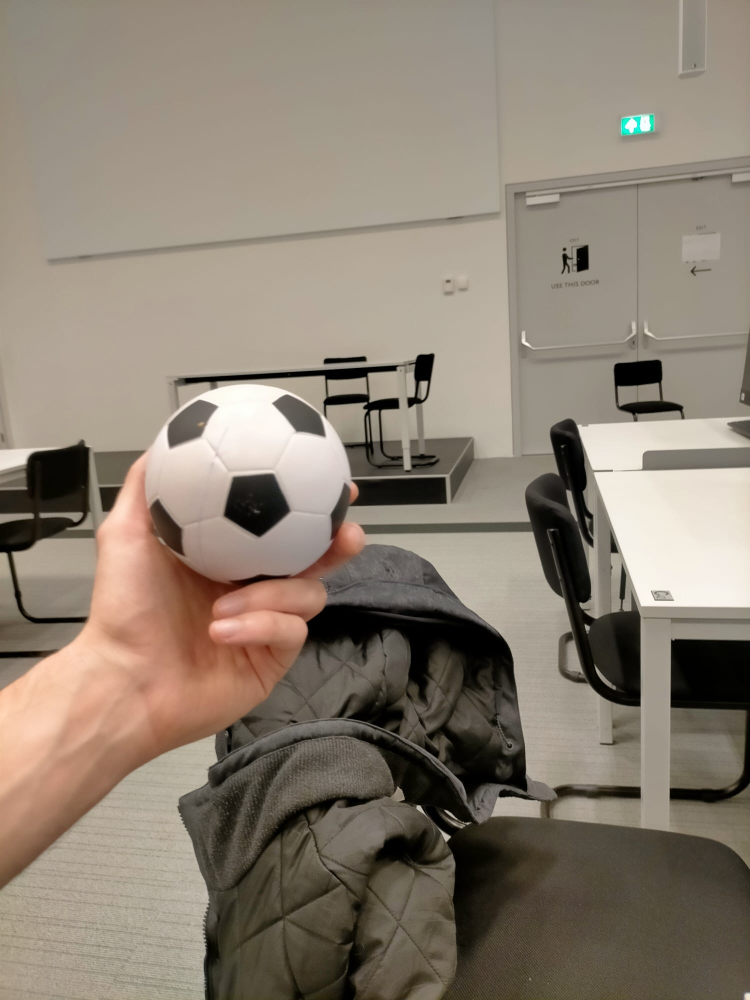
#> input picture coders_logs/Vision/ImagesFromNao/cube_01.jpeg, 1500 x 2000 px, given in place of the camera (shown at 1/2 size)
$ python BallDetection.py
#> lines starting #> are read from the running program, lines starting #| are printed output that depends on the picture; after the words box and inside, x2 and y2 are one past the last pixel; in counts of white or black regions, pixels touching at a corner belong together
# parts of code from https://pyimagesearch.com/2015/09/14/ball-tracking-with-opencv/
# Issue with it is that it only works for green balls
# This script tries to avoid that

# import the necessary packages
from collections import deque
from imutils.video import VideoStream
import numpy as np
import argparse
import cv2
import imutils
import time
import matplotlib.pyplot as plt


# construct the argument parse and parse the arguments
ap = argparse.ArgumentParser()
ap.add_argument("-v", "--video",
	help="path to the (optional) video file")
ap.add_argument("-b", "--buffer", type=int, default=64,
	help="max buffer size")
args = vars(ap.parse_args())

# initialize the list of tracked points
pts = deque(maxlen=args["buffer"])

# if a video path was not supplied, grab the reference to the webcam
if not args.get("video", False):
	vs = VideoStream(src=0).start()
	FPS = vs.stream.get(cv2.CAP_PROP_FPS)
# otherwise, grab a reference to the video file
else:
	vs = cv2.VideoCapture(args["video"])
	FPS = vs.get(cv2.CAP_PROP_FPS)
# allow the camera or video file to warm up
time.sleep(3.0)


def main():
	while True:
		# grab the current frame
		frame = vs.read()
#> frame is the input picture: shape (2000, 1500, 3); mean B, G, R 114.1, 127.8, 139.3
		# handle the frame from VideoCapture or VideoStream
		frame = frame[1] if args.get("video", False) else frame

		# if we are viewing a video and we did not grab a frame,
		# then we have reached the end of the video
		if frame is None:
			break

		# resize the frame, blur it, and convert it to the HSV
		# color space
		frame = imutils.resize(frame, width=600)
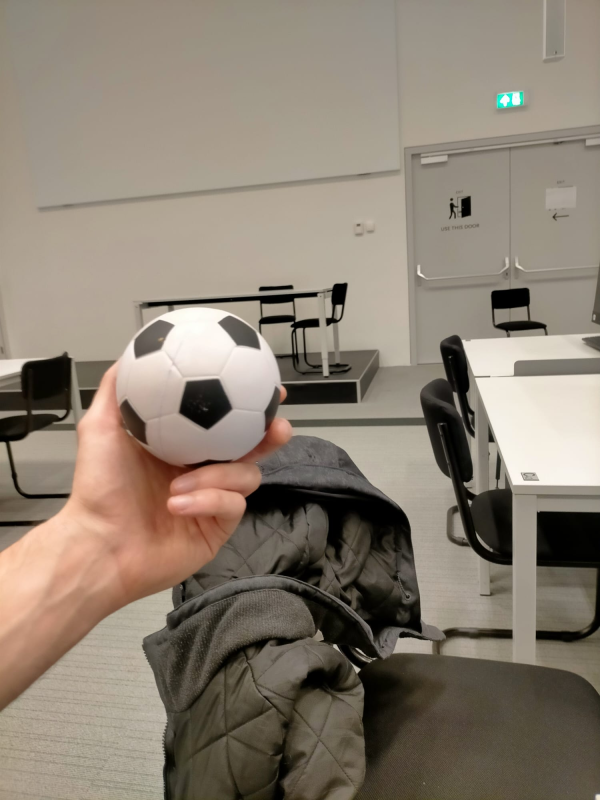
#> frame: shape (800, 600, 3); mean B, G, R 114.1, 127.8, 139.3

		# convert the frame to grayscale
		gray = cv2.cvtColor(frame, cv2.COLOR_BGR2GRAY)
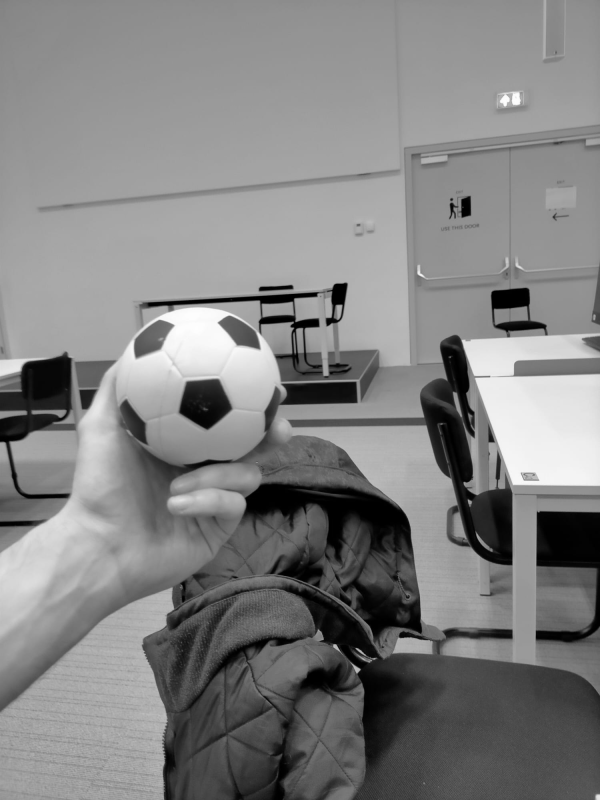
#> gray: shape (800, 600); min 0, max 254, mean 129.7
		# detect circles in the image
		circles = cv2.HoughCircles(gray, cv2.HOUGH_GRADIENT, 1.2, 100)
#> circles = [[198.6, 385.8, 81.72], [287.4, 664.2, 89.64], [58.2, 579, 184], [267, 564.6, 81.48], [420.6, 531, 109.1], [138.6, 678.6, 94.8]]
		# ensure at least some circles were found
		if circles is not None:
			# convert the (x, y) coordinates and radius of the circles to integers
			circles = np.round(circles[0, :]).astype("int")
#> circles = [[199, 386, 82], [287, 664, 90], [58, 579, 184], [267, 565, 81], [421, 531, 109], [139, 679, 95]]
			# loop over the (x, y) coordinates and radius of the circles
			for (x, y, r) in circles:
				center = (x,y)
				pts.appendleft(center)
				# draw the circle in the output image, then draw a rectangle
				# corresponding to the center of the circle
				cv2.circle(frame, (x, y), r, (0, 0, 255), 2)
#> this loop made 6 passes
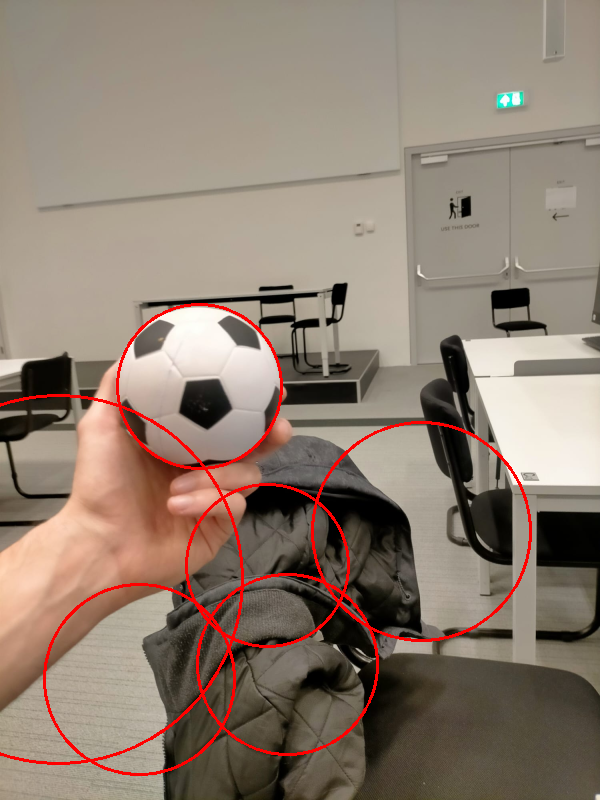
#> frame: shape (800, 600, 3); 2.2% of pixels changed, all inside (x1, y1, x2, y2) = (0, 303, 532, 776)
				#cv2.rectangle(gray, (x - 5, y - 5), (x + 5, y + 5), (0, 128, 255), -1)


		# loop over the set of tracked points
		for i in range(1, len(pts)):
			# if either of the tracked points are None, ignore
			# them
			if pts[i - 1] is None or pts[i] is None:
				continue
			# otherwise, compute the thickness of the line and
			# draw the connecting lines
			thickness = int(np.sqrt(args["buffer"] / float(i + 1)) * 2.5)
			cv2.line(frame, pts[i - 1], pts[i], (0, 0, 255), thickness)
#> this loop made 5 passes
#> thickness on passes 1 to 5: 14, 11, 10, 8, 8
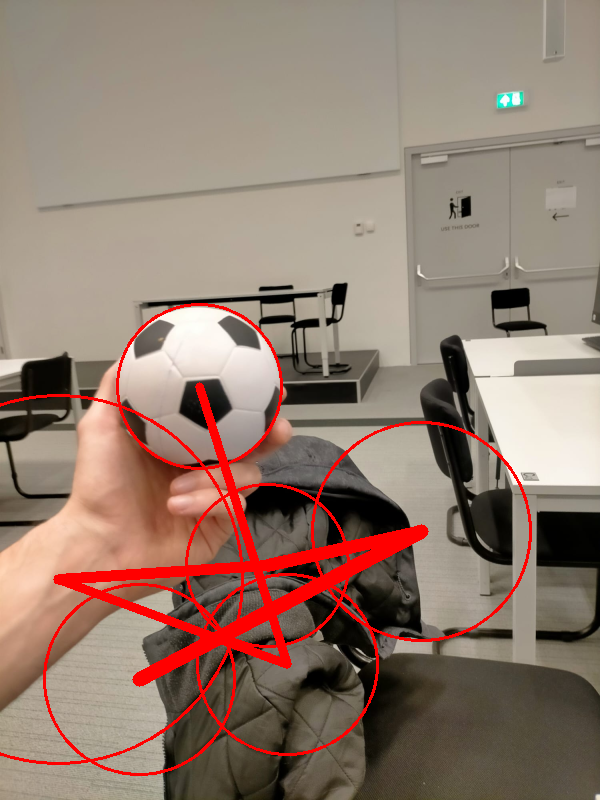
#> frame: shape (800, 600, 3); 2.57% of pixels changed, all inside (x1, y1, x2, y2) = (53, 382, 429, 687)
		# show the frame to our screen
		cv2.imshow(f"FPS: {FPS}, (press 'q' to stop)", frame)
		key = cv2.waitKey(1) & 0xFF
#> (key q is pressed here)
		# if the 'q' key is pressed, stop the loop
		if key == ord("q"):
			break

def exit_gracefully():
	# if we are not using a video file then we tried to open the camera before so we must stop the camera video stream
	if not args.get("video", False):
		vs.stop()
	# otherwise, release the camera
	else:
		vs.release()
	# close all windows
	cv2.destroyAllWindows()


if __name__=="__main__":
	try:
		main()
	except Exception as E:
		print(f"An error occured:")
		print(E)
	finally:
		exit_gracefully()
		print("Program ended")

$ run again, on coders_logs/Vision/ImagesFromNao/cube_02.jpeg
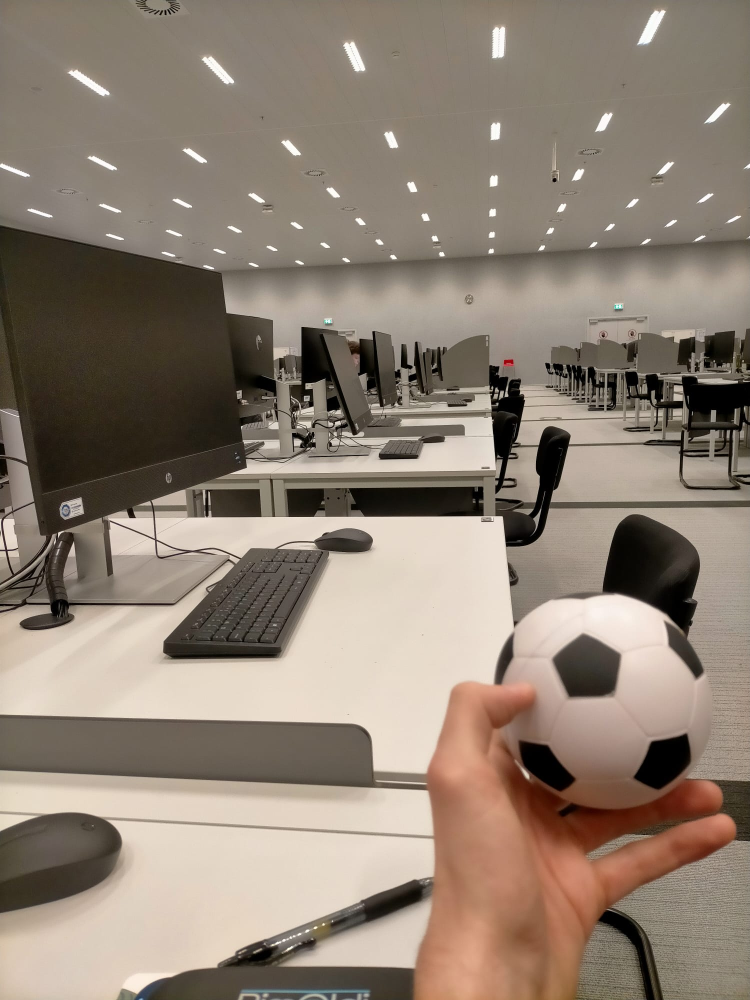
#> input picture coders_logs/Vision/ImagesFromNao/cube_02.jpeg, 1500 x 2000 px, given in place of the camera (shown at 1/2 size)
#> in main, frame is the input picture: shape (2000, 1500, 3); mean B, G, R 115.4, 128.9, 142.8
#> in main, `circles = cv2.HoughCircles(gray, cv2.HOUGH_GRADIENT, 1.2, 100)`: circles = [[469.8, 593.4, 271.9], [240.6, 545.4, 227.8], [132.6, 359.4, 148.3], [141, 473.4, 102.1], [335.4, 258.6, 130.4], [181.8, 264.6, 176.6], [474.6, 384.6, 91.92], [353.4, 431.4, 119], [558.6, 324.6, 36.48]]
#> in main, `circles = np.round(circles[0, :]).astype("int")`: circles = [[470, 593, 272], [241, 545, 228], [133, 359, 148], [141, 473, 102], [335, 259, 130], [182, 265, 177], [475, 385, 92], [353, 431, 119], [559, 325, 36]]
#> the loop in main, `for (x, y, r) in circles:` made 9 passes
#> after the loop in main, `for (x, y, r) in circles:`:
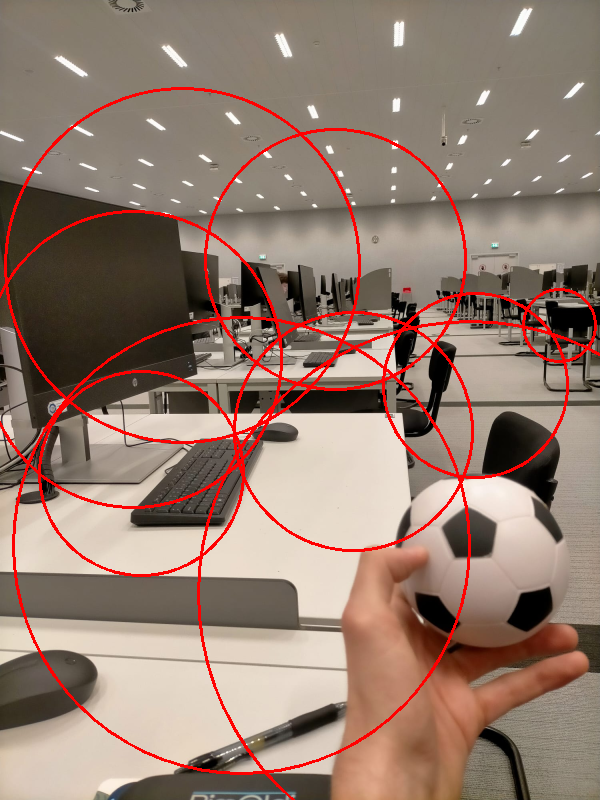
#> frame: shape (800, 600, 3); mean B, G, R 110.9, 123.8, 148.2
#> the loop in main, `for i in range(1, len(pts)):` made 8 passes
#> thickness on passes 1 to 8: 14, 11, 10, 8, 8, 7, 7, 6
#> after the loop in main, `for i in range(1, len(pts)):`:
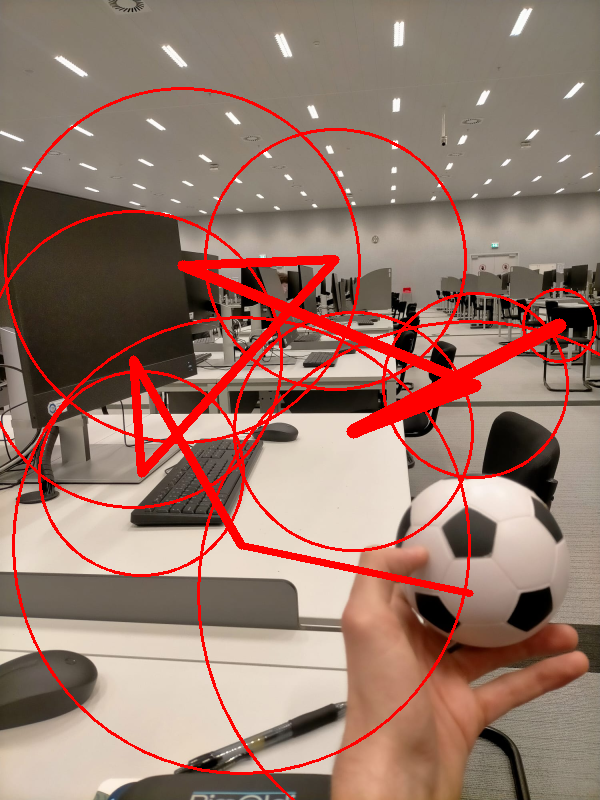
#> frame: shape (800, 600, 3); 3.09% of pixels changed, all inside (x1, y1, x2, y2) = (129, 255, 567, 597)

$ run again, on coders_logs/Vision/ImagesFromNao/cube_03.jpeg
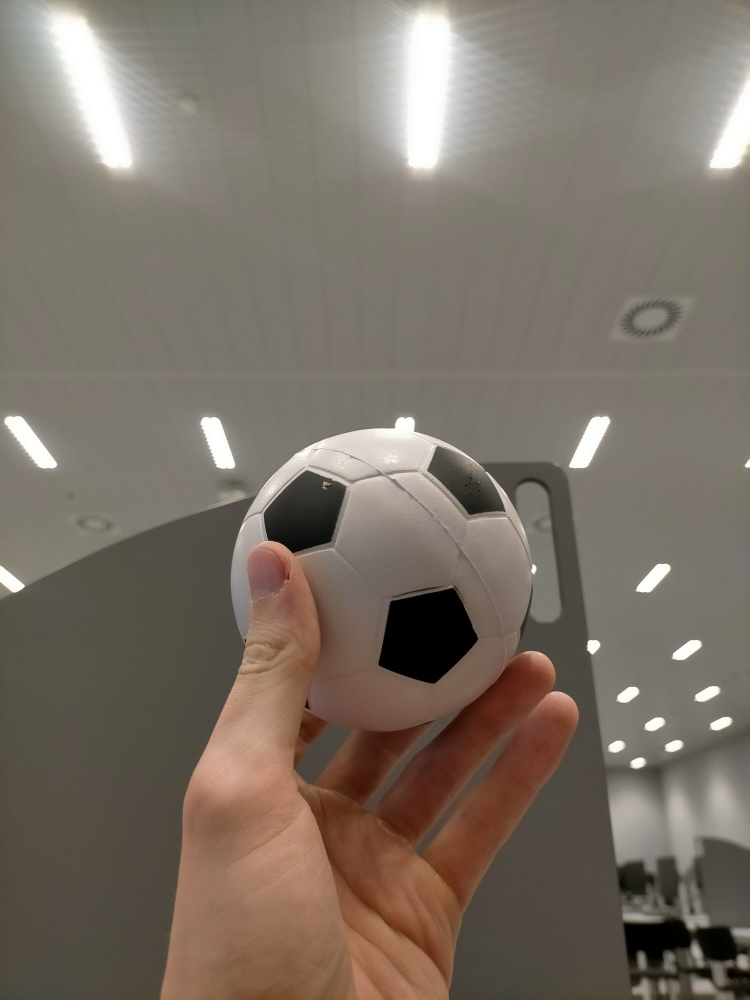
#> input picture coders_logs/Vision/ImagesFromNao/cube_03.jpeg, 1500 x 2000 px, given in place of the camera (shown at 1/2 size)
#> in main, frame is the input picture: shape (2000, 1500, 3); mean B, G, R 101.8, 112.2, 122.8
#> in main, `gray = cv2.cvtColor(frame, cv2.COLOR_BGR2GRAY)`:
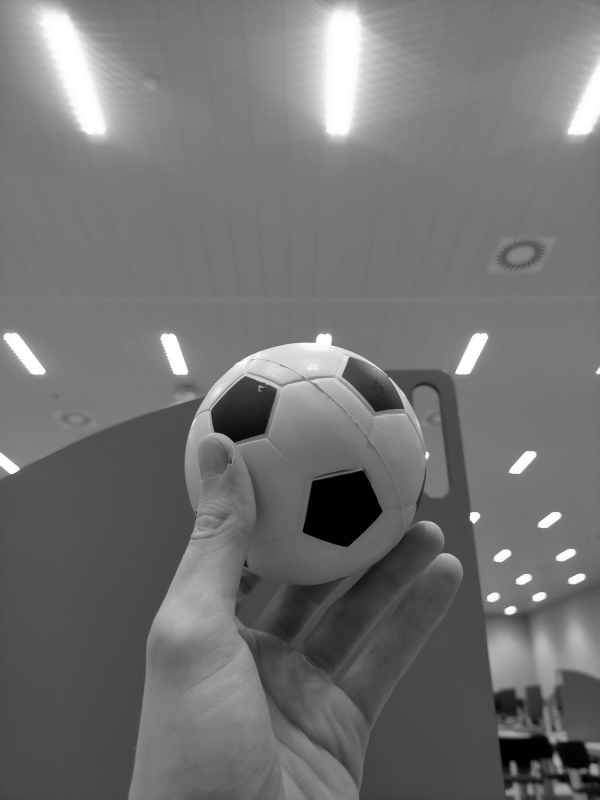
#> gray: shape (800, 600); min 0, max 255, mean 114.2
#> in main, `circles = cv2.HoughCircles(gray, cv2.HOUGH_GRADIENT, 1.2, 100)`: circles = [[304.2, 462.6, 120.6]]
#> in main, `circles = np.round(circles[0, :]).astype("int")`: circles = [[304, 463, 121]]
#> the loop in main, `for (x, y, r) in circles:` made 1 pass
#> after the loop in main, `for (x, y, r) in circles:`:
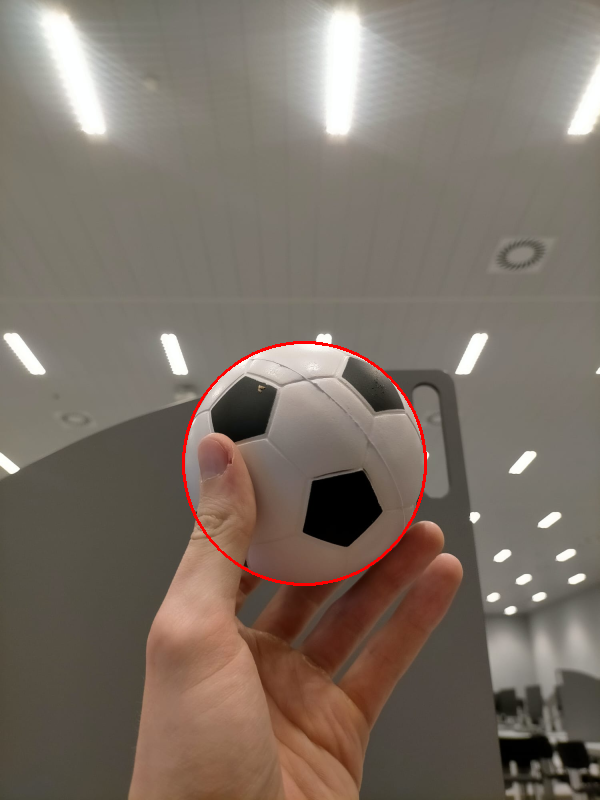
#> frame: shape (800, 600, 3); mean B, G, R 101.3, 111.7, 123.4

$ run again, on coders_logs/Vision/ImagesFromNao/cube_04.jpeg
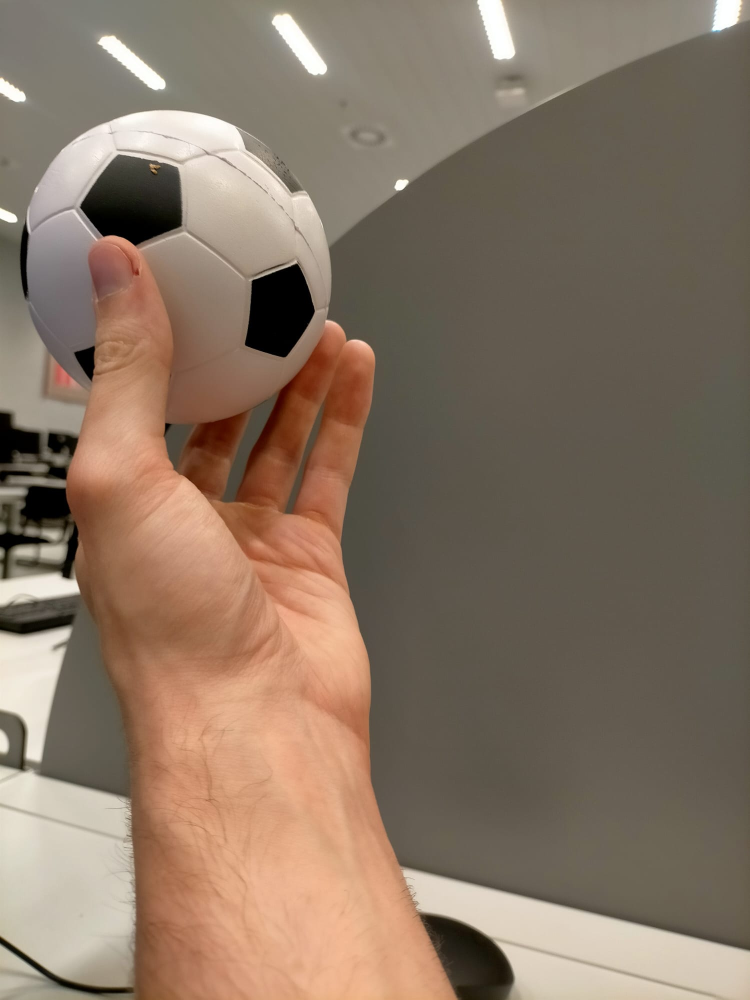
#> input picture coders_logs/Vision/ImagesFromNao/cube_04.jpeg, 1500 x 2000 px, given in place of the camera (shown at 1/2 size)
#> in main, frame is the input picture: shape (2000, 1500, 3); mean B, G, R 100.1, 116.9, 135.9
#> in main, `gray = cv2.cvtColor(frame, cv2.COLOR_BGR2GRAY)`:
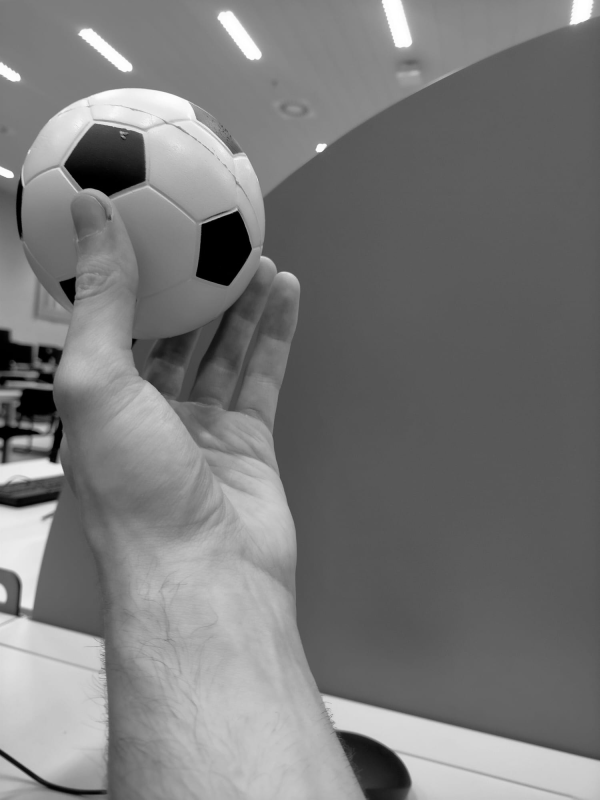
#> gray: shape (800, 600); min 0, max 255, mean 120.6
#> in main, `circles = cv2.HoughCircles(gray, cv2.HOUGH_GRADIENT, 1.2, 100)`: circles = [[143.4, 207, 128]]
#> in main, `circles = np.round(circles[0, :]).astype("int")`: circles = [[143, 207, 128]]
#> the loop in main, `for (x, y, r) in circles:` made 1 pass
#> after the loop in main, `for (x, y, r) in circles:`:
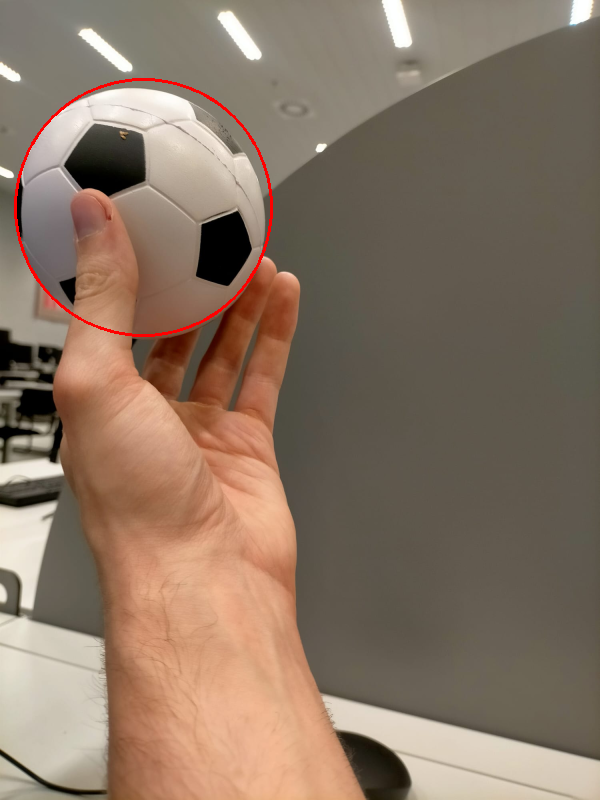
#> frame: shape (800, 600, 3); mean B, G, R 99.7, 116.4, 136.5
